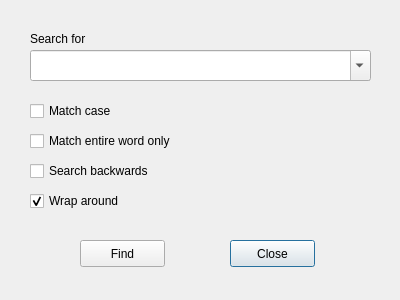
<?xml version="1.0" encoding="UTF-8"?>
<ui version="4.0">
 <class>FindDialog</class>
 <widget class="QDialog" name="FindDialog">
  <property name="geometry">
   <rect>
    <x>0</x>
    <y>0</y>
    <width>400</width>
    <height>300</height>
   </rect>
  </property>
  <property name="windowTitle">
   <string>Find</string>
  </property>
  <property name="sizeGripEnabled">
   <bool>false</bool>
  </property>
  <property name="modal">
   <bool>false</bool>
  </property>
  <widget class="QLabel" name="label">
   <property name="geometry">
    <rect>
     <x>30</x>
     <y>30</y>
     <width>64</width>
     <height>17</height>
    </rect>
   </property>
   <property name="text">
    <string>Search for</string>
   </property>
  </widget>
  <widget class="QCheckBox" name="checkBox_1">
   <property name="geometry">
    <rect>
     <x>30</x>
     <y>100</y>
     <width>94</width>
     <height>22</height>
    </rect>
   </property>
   <property name="text">
    <string>Match case</string>
   </property>
  </widget>
  <widget class="QCheckBox" name="checkBox_2">
   <property name="geometry">
    <rect>
     <x>30</x>
     <y>130</y>
     <width>169</width>
     <height>22</height>
    </rect>
   </property>
   <property name="text">
    <string>Match entire word only</string>
   </property>
  </widget>
  <widget class="QCheckBox" name="checkBox_3">
   <property name="geometry">
    <rect>
     <x>30</x>
     <y>160</y>
     <width>134</width>
     <height>22</height>
    </rect>
   </property>
   <property name="text">
    <string>Search backwards</string>
   </property>
   <property name="checked">
    <bool>false</bool>
   </property>
  </widget>
  <widget class="QCheckBox" name="checkBox_4">
   <property name="geometry">
    <rect>
     <x>30</x>
     <y>190</y>
     <width>106</width>
     <height>22</height>
    </rect>
   </property>
   <property name="text">
    <string>Wrap around</string>
   </property>
   <property name="checked">
    <bool>true</bool>
   </property>
   <property name="tristate">
    <bool>false</bool>
   </property>
  </widget>
  <widget class="QComboBox" name="comboBox">
   <property name="geometry">
    <rect>
     <x>30</x>
     <y>50</y>
     <width>341</width>
     <height>31</height>
    </rect>
   </property>
   <property name="editable">
    <bool>true</bool>
   </property>
  </widget>
  <widget class="QPushButton" name="pushButton_close">
   <property name="geometry">
    <rect>
     <x>230</x>
     <y>240</y>
     <width>85</width>
     <height>27</height>
    </rect>
   </property>
   <property name="text">
    <string>Close</string>
   </property>
  </widget>
  <widget class="QPushButton" name="pushButton_find">
   <property name="geometry">
    <rect>
     <x>80</x>
     <y>240</y>
     <width>85</width>
     <height>27</height>
    </rect>
   </property>
   <property name="text">
    <string>Find</string>
   </property>
  </widget>
 </widget>
 <resources/>
 <connections>
  <connection>
   <sender>pushButton_close</sender>
   <signal>clicked(bool)</signal>
   <receiver>FindDialog</receiver>
   <slot>close()</slot>
   <hints>
    <hint type="sourcelabel">
     <x>303</x>
     <y>257</y>
    </hint>
    <hint type="destinationlabel">
     <x>352</x>
     <y>256</y>
    </hint>
   </hints>
  </connection>
 </connections>
</ui>
